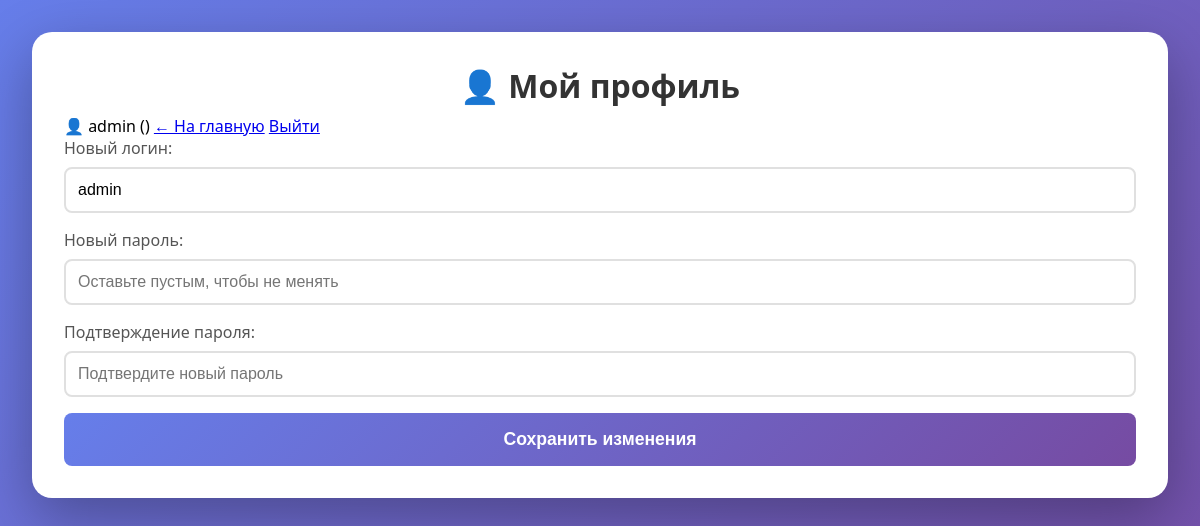
/profile (signed in), run on an earlier commit of the app's database.
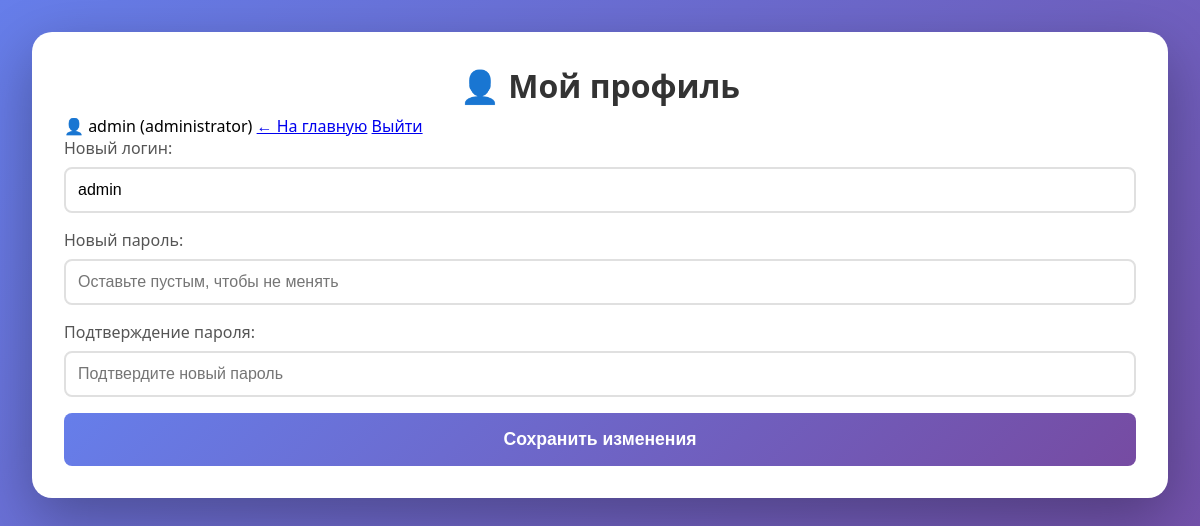
And on a later commit of the database.
### tables this page shows
CREATE TABLE "all_login" (
	"id"	INTEGER UNIQUE,
	"login"	TEXT UNIQUE,
	"password"	TEXT,
	"system"	TEXT,
	PRIMARY KEY("id" AUTOINCREMENT)
);

### web/app/main.py (the view, shortened to what this page needs)
@app.route('/profile', methods=['GET', 'POST'])
@login_required
def profile():
    edit_user_id = request.args.get('edit', type=int)
    if session.get('role') == 'administrator' and edit_user_id and edit_user_id != session['user_id']:
        user = get_user_by_id(edit_user_id)
        if not user:
            flash('Пользователь не найден', 'danger')
            return redirect(url_for('admin_panel'))
        is_admin_editing = True
    else:
        user = get_user_by_id(session['user_id'])
        is_admin_editing = False
    return render_template('profile.html',
                           user=user,
                           is_admin_editing=is_admin_editing)

### web/app/auth.py (called while the page is built)
def get_db_connection():
    conn = sqlite3.connect(LOGIN_DB_PATH)
    conn.row_factory = sqlite3.Row
    return conn

def login_required(f):
    @wraps(f)
    def decorated_function(*args, **kwargs):
        if 'user_id' not in session:
            flash('Пожалуйста, войдите в систему', 'warning')
            return redirect(url_for('login'))
        return f(*args, **kwargs)
    return decorated_function

def get_user_by_id(user_id):
    conn = get_db_connection()
    user = conn.execute(
        "SELECT id, login, system FROM all_login WHERE id = ?", (user_id,)).fetchone()
    conn.close()
    return user

### web/app/templates/profile.html (shortened to what this page needs)
<!DOCTYPE html>
<html lang="ru">
<head>
    <link rel="stylesheet" href="{{ url_for('static', filename='style.css') }}">
</head>
<body>
    <div class="container">
        <h1>{% if is_admin_editing %}✏️ Редактирование пользователя: {{ user.login }}{% else %}👤 Мой профиль{% endif %}</h1>
        <div class="user-info">
            <span>👤 {{ session.user_login }} ({{ session.role }})</span>
            <a href="/" class="btn-small">← На главную</a>
            <a href="/logout" class="btn-small">Выйти</a>
        </div>
        <form method="POST">
            {% if is_admin_editing %}
                <div class="form-group">
                    <label>Логин:</label>
                    <input type="text" name="login" value="{{ user.login }}" required>
                </div>
                <div class="form-group">
                    <label>Новый пароль (оставьте пустым, чтобы не менять):</label>
                    <input type="password" name="password" placeholder="Новый пароль">
                </div>
                <div class="form-group">
                    <label>Роль:</label>
                    <select name="role">
                        <option value="users" {% if user.system == 'users' %}selected{% endif %}>Пользователь</option>
                        <option value="administrator" {% if user.system == 'administrator' %}selected{% endif %}>Администратор</option>
                    </select>
                </div>
            {% else %}
                <div class="form-group">
                    <label>Новый логин:</label>
                    <input type="text" name="new_login" value="{{ user.login }}" placeholder="Оставьте пустым, чтобы не менять">
                </div>
                <div class="form-group">
                    <label>Новый пароль:</label>
                    <input type="password" name="new_password" placeholder="Оставьте пустым, чтобы не менять">
                </div>
                <div class="form-group">
                    <label>Подтверждение пароля:</label>
                    <input type="password" name="confirm_password" placeholder="Подтвердите новый пароль">
                </div>
            {% endif %}
            <button type="submit" class="btn-search">Сохранить изменения</button>
        </form>
    </div>
</body>
</html>

### web/app/static/style.css (style rules this page uses)
* { margin: 0; padding: 0; box-sizing: border-box; }
body { font-family: 'Segoe UI', Tahoma, Geneva, Verdana, sans-serif; background: linear-gradient(135deg, #667eea 0%, #764ba2 100%); padding: 2rem; min-height: 100vh; }
.container { max-width: 1400px; margin: 0 auto; background: white; border-radius: 20px; padding: 2rem; box-shadow: 0 20px 60px rgba(0, 0, 0, 0.3); }
h1 { color: #333; text-align: center; margin-bottom: 0.5rem; }
.form-group { margin-bottom: 1rem; }
label { display: block; margin-bottom: 0.5rem; color: #555; font-weight: 500; }
input, select { width: 100%; padding: 0.75rem; border: 2px solid #e0e0e0; border-radius: 8px; font-size: 1rem; transition: border-color 0.3s; }
.btn-search { width: 100%; padding: 1rem; background: linear-gradient(135deg, #667eea 0%, #764ba2 100%); color: white; border: none; border-radius: 8px; font-size: 1.1rem; font-weight: bold; cursor: pointer; transition: transform 0.2s; }

What changed in the data, as far as the page shows it:
changed all_login "admin": role (not shown) → "administrator"
